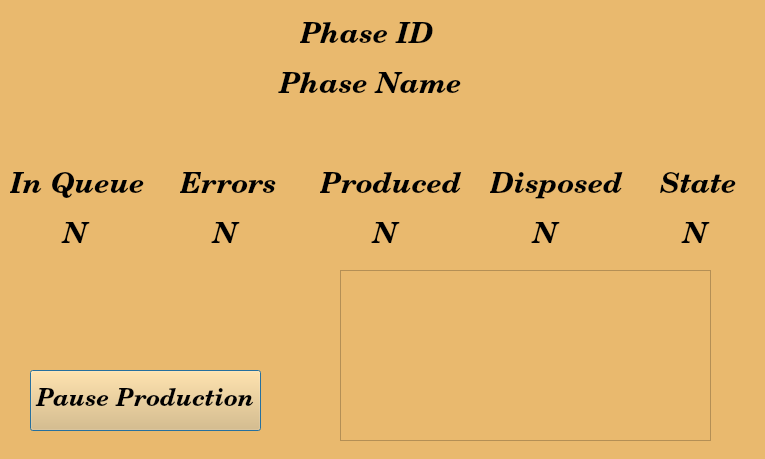
<?xml version="1.0" encoding="UTF-8"?>
<ui version="4.0">
 <class>PhaseView</class>
 <widget class="QDialog" name="PhaseView">
  <property name="geometry">
   <rect>
    <x>0</x>
    <y>0</y>
    <width>765</width>
    <height>459</height>
   </rect>
  </property>
  <property name="windowTitle">
   <string>Dialog</string>
  </property>
  <property name="styleSheet">
   <string notr="true">background-color: rgb(233, 185, 110);</string>
  </property>
  <widget class="QLabel" name="PhaseIDLabel">
   <property name="geometry">
    <rect>
     <x>300</x>
     <y>10</y>
     <width>181</width>
     <height>51</height>
    </rect>
   </property>
   <property name="font">
    <font>
     <family>Century Schoolbook L</family>
     <pointsize>22</pointsize>
     <weight>75</weight>
     <italic>true</italic>
     <bold>true</bold>
    </font>
   </property>
   <property name="text">
    <string>Phase ID</string>
   </property>
  </widget>
  <widget class="QLabel" name="PhaseNameLabel">
   <property name="geometry">
    <rect>
     <x>130</x>
     <y>60</y>
     <width>481</width>
     <height>51</height>
    </rect>
   </property>
   <property name="font">
    <font>
     <family>Century Schoolbook L</family>
     <pointsize>22</pointsize>
     <weight>75</weight>
     <italic>true</italic>
     <bold>true</bold>
    </font>
   </property>
   <property name="text">
    <string>Phase Name</string>
   </property>
   <property name="alignment">
    <set>Qt::AlignCenter</set>
   </property>
  </widget>
  <widget class="QLabel" name="PhaseIDLabel_3">
   <property name="geometry">
    <rect>
     <x>10</x>
     <y>160</y>
     <width>141</width>
     <height>51</height>
    </rect>
   </property>
   <property name="font">
    <font>
     <family>Century Schoolbook L</family>
     <pointsize>22</pointsize>
     <weight>75</weight>
     <italic>true</italic>
     <bold>true</bold>
    </font>
   </property>
   <property name="text">
    <string>In Queue</string>
   </property>
  </widget>
  <widget class="QLabel" name="PhaseIDLabel_4">
   <property name="geometry">
    <rect>
     <x>180</x>
     <y>160</y>
     <width>101</width>
     <height>51</height>
    </rect>
   </property>
   <property name="font">
    <font>
     <family>Century Schoolbook L</family>
     <pointsize>22</pointsize>
     <weight>75</weight>
     <italic>true</italic>
     <bold>true</bold>
    </font>
   </property>
   <property name="text">
    <string>Errors</string>
   </property>
  </widget>
  <widget class="QLabel" name="PhaseIDLabel_5">
   <property name="geometry">
    <rect>
     <x>320</x>
     <y>160</y>
     <width>151</width>
     <height>51</height>
    </rect>
   </property>
   <property name="font">
    <font>
     <family>Century Schoolbook L</family>
     <pointsize>22</pointsize>
     <weight>75</weight>
     <italic>true</italic>
     <bold>true</bold>
    </font>
   </property>
   <property name="text">
    <string>Produced</string>
   </property>
  </widget>
  <widget class="QLabel" name="PhaseIDLabel_6">
   <property name="geometry">
    <rect>
     <x>490</x>
     <y>160</y>
     <width>141</width>
     <height>51</height>
    </rect>
   </property>
   <property name="font">
    <font>
     <family>Century Schoolbook L</family>
     <pointsize>22</pointsize>
     <weight>75</weight>
     <italic>true</italic>
     <bold>true</bold>
    </font>
   </property>
   <property name="text">
    <string>Disposed</string>
   </property>
  </widget>
  <widget class="QLabel" name="PhaseIDLabel_7">
   <property name="geometry">
    <rect>
     <x>660</x>
     <y>160</y>
     <width>91</width>
     <height>51</height>
    </rect>
   </property>
   <property name="font">
    <font>
     <family>Century Schoolbook L</family>
     <pointsize>22</pointsize>
     <weight>75</weight>
     <italic>true</italic>
     <bold>true</bold>
    </font>
   </property>
   <property name="text">
    <string>State</string>
   </property>
  </widget>
  <widget class="QLabel" name="SizeQueueLabel">
   <property name="geometry">
    <rect>
     <x>30</x>
     <y>210</y>
     <width>91</width>
     <height>51</height>
    </rect>
   </property>
   <property name="font">
    <font>
     <family>Century Schoolbook L</family>
     <pointsize>22</pointsize>
     <weight>75</weight>
     <italic>true</italic>
     <bold>true</bold>
    </font>
   </property>
   <property name="text">
    <string>N</string>
   </property>
   <property name="alignment">
    <set>Qt::AlignCenter</set>
   </property>
  </widget>
  <widget class="QLabel" name="CantErrorsLabel">
   <property name="geometry">
    <rect>
     <x>180</x>
     <y>210</y>
     <width>91</width>
     <height>51</height>
    </rect>
   </property>
   <property name="font">
    <font>
     <family>Century Schoolbook L</family>
     <pointsize>22</pointsize>
     <weight>75</weight>
     <italic>true</italic>
     <bold>true</bold>
    </font>
   </property>
   <property name="text">
    <string>N</string>
   </property>
   <property name="alignment">
    <set>Qt::AlignCenter</set>
   </property>
  </widget>
  <widget class="QLabel" name="CantProducedLabel">
   <property name="geometry">
    <rect>
     <x>340</x>
     <y>210</y>
     <width>91</width>
     <height>51</height>
    </rect>
   </property>
   <property name="font">
    <font>
     <family>Century Schoolbook L</family>
     <pointsize>22</pointsize>
     <weight>75</weight>
     <italic>true</italic>
     <bold>true</bold>
    </font>
   </property>
   <property name="text">
    <string>N</string>
   </property>
   <property name="alignment">
    <set>Qt::AlignCenter</set>
   </property>
  </widget>
  <widget class="QLabel" name="CantDisposedLabel">
   <property name="geometry">
    <rect>
     <x>500</x>
     <y>210</y>
     <width>91</width>
     <height>51</height>
    </rect>
   </property>
   <property name="font">
    <font>
     <family>Century Schoolbook L</family>
     <pointsize>22</pointsize>
     <weight>75</weight>
     <italic>true</italic>
     <bold>true</bold>
    </font>
   </property>
   <property name="text">
    <string>N</string>
   </property>
   <property name="alignment">
    <set>Qt::AlignCenter</set>
   </property>
  </widget>
  <widget class="QLabel" name="ThreadStateLabel">
   <property name="geometry">
    <rect>
     <x>650</x>
     <y>210</y>
     <width>91</width>
     <height>51</height>
    </rect>
   </property>
   <property name="font">
    <font>
     <family>Century Schoolbook L</family>
     <pointsize>22</pointsize>
     <weight>75</weight>
     <italic>true</italic>
     <bold>true</bold>
    </font>
   </property>
   <property name="text">
    <string>N</string>
   </property>
   <property name="alignment">
    <set>Qt::AlignCenter</set>
   </property>
  </widget>
  <widget class="QPushButton" name="PauseButton">
   <property name="geometry">
    <rect>
     <x>30</x>
     <y>370</y>
     <width>231</width>
     <height>61</height>
    </rect>
   </property>
   <property name="font">
    <font>
     <family>Century Schoolbook L</family>
     <pointsize>18</pointsize>
     <weight>75</weight>
     <italic>true</italic>
     <bold>true</bold>
    </font>
   </property>
   <property name="text">
    <string>Pause Production</string>
   </property>
  </widget>
  <widget class="QTextEdit" name="BinnacleTextEdit">
   <property name="geometry">
    <rect>
     <x>340</x>
     <y>270</y>
     <width>371</width>
     <height>171</height>
    </rect>
   </property>
  </widget>
 </widget>
 <resources/>
 <connections/>
</ui>
